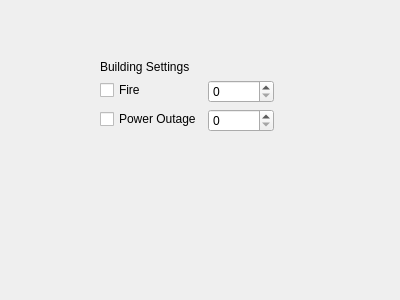
<?xml version="1.0" encoding="UTF-8"?>
<ui version="4.0">
 <class>BuildingSetting</class>
 <widget class="QWidget" name="BuildingSetting">
  <property name="geometry">
   <rect>
    <x>0</x>
    <y>0</y>
    <width>400</width>
    <height>300</height>
   </rect>
  </property>
  <property name="windowTitle">
   <string>Form</string>
  </property>
  <widget class="QWidget" name="formLayoutWidget">
   <property name="geometry">
    <rect>
     <x>100</x>
     <y>60</y>
     <width>174</width>
     <height>83</height>
    </rect>
   </property>
   <layout class="QFormLayout" name="formLayout">
    <item row="0" column="0" colspan="2">
     <widget class="QLabel" name="label">
      <property name="text">
       <string>Building Settings</string>
      </property>
     </widget>
    </item>
    <item row="1" column="0">
     <widget class="QCheckBox" name="fireCheckBox">
      <property name="text">
       <string>Fire</string>
      </property>
     </widget>
    </item>
    <item row="1" column="1">
     <widget class="QSpinBox" name="fireSpinBox"/>
    </item>
    <item row="2" column="0">
     <widget class="QCheckBox" name="powerOutageCheckBox">
      <property name="text">
       <string>Power Outage</string>
      </property>
     </widget>
    </item>
    <item row="2" column="1">
     <widget class="QSpinBox" name="powerOutageSpinBox"/>
    </item>
   </layout>
  </widget>
 </widget>
 <resources/>
 <connections/>
</ui>
